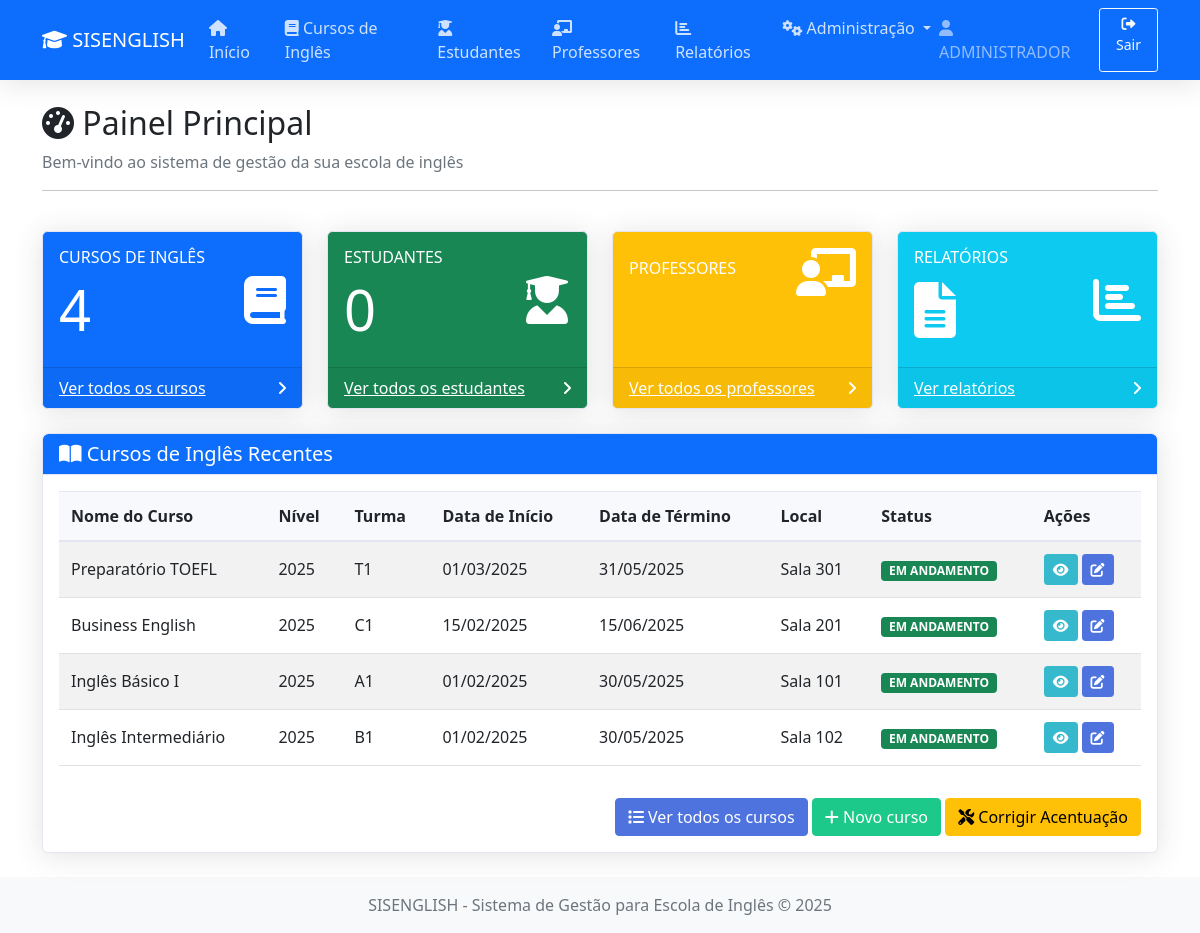
/views/dashboard.php (signed in), run on the app's committed database.
### tables this page shows
CREATE TABLE IF NOT EXISTS `formacoes` (
  `id` int(11) NOT NULL AUTO_INCREMENT,
  `curso` varchar(100) NOT NULL,
  `ano` varchar(4) NOT NULL,
  `turma` varchar(20) NOT NULL,
  `inicio` date NOT NULL,
  `termino` date NOT NULL,
  `local` varchar(100) NOT NULL,
  `situacao` varchar(20) NOT NULL,
  `tipo_capacitacao` varchar(100) NOT NULL,
  `modalidade` varchar(100) NOT NULL,
  `campus` varchar(100) NOT NULL,
  `carga_horaria` int(11) NOT NULL,
  `instituicao` varchar(255) NOT NULL,
  `municipio` varchar(255) NOT NULL,
  `portaria` varchar(255) DEFAULT NULL,
  `parecer` varchar(255) DEFAULT NULL,
  PRIMARY KEY (`id`)
);

### models/curso.php (called while the page is built, shortened)
<?php
class Curso {
    private $conn;
    private $table_name = "formacoes";
    public function __construct($db) {
        $this->conn = $db;
    }
    public function readAll() {
        $query = "SELECT * FROM " . $this->table_name . " ORDER BY ano DESC, inicio DESC";
        $stmt = $this->conn->prepare($query);
        $stmt->execute();
        return $stmt;
    }
}
?>

### models/aluno.php (called while the page is built, shortened)
<?php
class Aluno {
    private $conn;
    private $table_name = "alunos";
    public function __construct($db) {
        $this->conn = $db;
    }
    public function readAll() {
        $query = "SELECT * FROM " . $this->table_name . " ORDER BY nome";
        $stmt = $this->conn->prepare($query);
        $stmt->execute();
        return $stmt;
    }
}
?>

### views/dashboard.php (the view, shortened to what this page needs)
<?php
include_once '../models/curso.php';
include_once '../models/aluno.php';
$database = new Database();
$db = $database->getConnection();
$curso = new Curso($db);
$aluno = new Aluno($db);
$recent_courses = $curso->readAll();
$course_count = $recent_courses->rowCount();
$student_count = $aluno->readAll()->rowCount();
include_once 'layouts/header.php';
?>
<div class="container mt-4">
    <div class="row">
        <div class="col-md-12 mb-4">
            <h2><i class="fas fa-tachometer-alt"></i> Painel Principal</h2>
            <p class="text-muted">Bem-vindo ao sistema de gestão da sua escola de inglês</p>
            <hr>
        </div>
    </div>
    <div class="row">
        <div class="col-md-3 mb-4">
            <div class="card bg-primary text-white h-100">
                <div class="card-body">
                    <div class="d-flex justify-content-between align-items-center">
                        <div>
                            <h6 class="text-uppercase">Cursos de Inglês</h6>
                            <h1 class="display-4"><?php echo $course_count; ?></h1>
                        </div>
                        <i class="fas fa-book fa-3x"></i>
                    </div>
                </div>
                <div class="card-footer d-flex align-items-center justify-content-between">
                    <a href="cursos/index.php" class="text-white">Ver todos os cursos</a>
                    <i class="fas fa-angle-right text-white"></i>
                </div>
            </div>
        </div>
        <div class="col-md-3 mb-4">
            <div class="card bg-success text-white h-100">                <div class="card-body">
                    <div class="d-flex justify-content-between align-items-center">
                        <div>
                            <h6 class="text-uppercase">Estudantes</h6>
                            <h1 class="display-4"><?php echo $student_count; ?></h1>
                        </div>
                        <i class="fas fa-user-graduate fa-3x"></i>
                    </div>
                </div>
                <div class="card-footer d-flex align-items-center justify-content-between">
                    <a href="estudantes/index.php" class="text-white">Ver todos os estudantes</a>
                    <i class="fas fa-angle-right text-white"></i>
                </div>
            </div>
        </div>
        <div class="col-md-3 mb-4">
            <div class="card bg-warning text-white h-100">
                <div class="card-body">
                    <div class="d-flex justify-content-between align-items-center">
                        <div>
                            <h6 class="text-uppercase">Professores</h6>
                        </div>
                        <i class="fas fa-chalkboard-teacher fa-3x"></i>
                    </div>
                </div>
                <div class="card-footer d-flex align-items-center justify-content-between">
                    <a href="professores/index.php" class="text-white">Ver todos os professores</a>
                    <i class="fas fa-angle-right text-white"></i>
                </div>
            </div>
        </div>
        <div class="col-md-3 mb-4">
            <div class="card bg-info text-white h-100">
                <div class="card-body">
                    <div class="d-flex justify-content-between align-items-center">
                        <div>
                            <h6 class="text-uppercase">Relatórios</h6>
                            <h1 class="display-4"><i class="fas fa-file-alt"></i></h1>
                        </div>
                        <i class="fas fa-chart-bar fa-3x"></i>
                    </div>
                </div>
                <div class="card-footer d-flex align-items-center justify-content-between">
                    <a href="relatorios/" class="text-white">Ver relatórios</a>
                    <i class="fas fa-angle-right text-white"></i>
                </div>
            </div>
        </div>
    </div>
    <div class="row">
        <div class="col-md-12 mb-4">
            <div class="card">
                <div class="card-header bg-primary text-white">
                    <h5 class="mb-0"><i class="fas fa-book-open"></i> Cursos de Inglês Recentes</h5>
                </div>
                <div class="card-body">
                    <div class="table-responsive">                        <table class="table table-striped table-hover">
                            <thead>
                                <tr>
                                    <th>Nome do Curso</th>
                                    <th>Nível</th>
                                    <th>Turma</th>
                                    <th>Data de Início</th>
                                    <th>Data de Término</th>
                                    <th>Local</th>
                                    <th>Status</th>
                                    <th>Ações</th>
                                </tr>
                            </thead>
                            <tbody>
                                <?php
                                while($row = $recent_courses->fetch(PDO::FETCH_ASSOC)) {
                                    echo "<tr>";
                                        echo "<td>" . htmlspecialchars($row['curso']) . "</td>";
                                        echo "<td>" . htmlspecialchars($row['ano']) . "</td>";
                                        echo "<td>" . htmlspecialchars($row['turma']) . "</td>";
                                        echo "<td>" . date("d/m/Y", strtotime($row['inicio'])) . "</td>";
                                        echo "<td>" . date("d/m/Y", strtotime($row['termino'])) . "</td>";
                                        echo "<td>" . htmlspecialchars($row['local']) . "</td>";
                                        echo "<td><span class='badge bg-" . ($row['situacao'] == 'EM ANDAMENTO' ? 'success' : ($row['situacao'] == 'CONCLUÍDO' ? 'primary' : 'secondary')) . "'>" . $row['situacao'] . "</span></td>";
                                        echo "<td>";
                                            echo "<a href='cursos/view.php?id={$row['id']}' class='btn btn-info btn-sm me-1' title='Visualizar'><i class='fas fa-eye'></i></a>";
                                            if($_SESSION['tipo'] == 'ADMINISTRADOR') {
                                                echo "<a href='cursos/edit.php?id={$row['id']}' class='btn btn-primary btn-sm' title='Editar'><i class='fas fa-edit'></i></a>";
                                            }
                                        echo "</td>";
                                    echo "</tr>";
                                }
                                ?>
                            </tbody>
                        </table>                    </div>
                    <div class="text-end mt-3">
                        <a href="cursos/index.php" class="btn btn-primary">
                            <i class="fas fa-list"></i> Ver todos os cursos
                        </a>
                        <?php if($_SESSION['tipo'] == 'ADMINISTRADOR'): ?>
                        <a href="cursos/create.php" class="btn btn-success">
                            <i class="fas fa-plus"></i> Novo curso
                        </a>
                        <a href="../fix_accents.php" class="btn btn-warning" onclick="return confirm('Esta operação irá corrigir problemas de acentuação nos registros. Deseja continuar?')">
                            <i class="fas fa-tools"></i> Corrigir Acentuação
                        </a>
                        <?php endif; ?>
                    </div>
                </div>
            </div>
        </div>
    </div>
</div>
<?php
include_once 'layouts/footer.php';
?>

### assets/css/style.css (style rules this page uses)
body { min-height: 100vh; display: flex; flex-direction: column; }
.card { box-shadow: 0 0.15rem 1.75rem 0 rgba(58, 59, 69, 0.15); border: 1px solid #e3e6f0; border-radius: 0.35rem; }
.card .card-header { border-bottom: 1px solid #e3e6f0; border-top-left-radius: 0.35rem; border-top-right-radius: 0.35rem; }
.table-responsive { overflow-x: auto; }
.table { width: 100%; margin-bottom: 1rem; color: #212529; }
.table th, .table td { padding: 0.75rem; vertical-align: middle; border-top: 1px solid #e3e6f0; }
.table thead th { vertical-align: bottom; border-bottom: 2px solid #e3e6f0; background-color: #f8f9fc; }
.btn-primary { background-color: #4e73df; border-color: #4e73df; }
.btn-success { background-color: #1cc88a; border-color: #1cc88a; }
.btn-info { background-color: #36b9cc; border-color: #36b9cc; color: #fff; }

### data on the page
formacoes: curso "Preparatório TOEFL", ano "2025", turma "T1", inicio "01/03/2025", termino "31/05/2025", local "Sala 301", situacao "EM ANDAMENTO"
formacoes: curso "Business English", ano "2025", turma "C1", inicio "15/02/2025", termino "15/06/2025", local "Sala 201", situacao "EM ANDAMENTO"
formacoes: curso "Inglês Básico I", ano "2025", turma "A1", inicio "01/02/2025", termino "30/05/2025", local "Sala 101", situacao "EM ANDAMENTO"
formacoes: curso "Inglês Intermediário", ano "2025", turma "B1", inicio "01/02/2025", termino "30/05/2025", local "Sala 102", situacao "EM ANDAMENTO"

### other printed values
$_SESSION['nome'] "ADMINISTRADOR"
$course_count "4"
$student_count "0"
